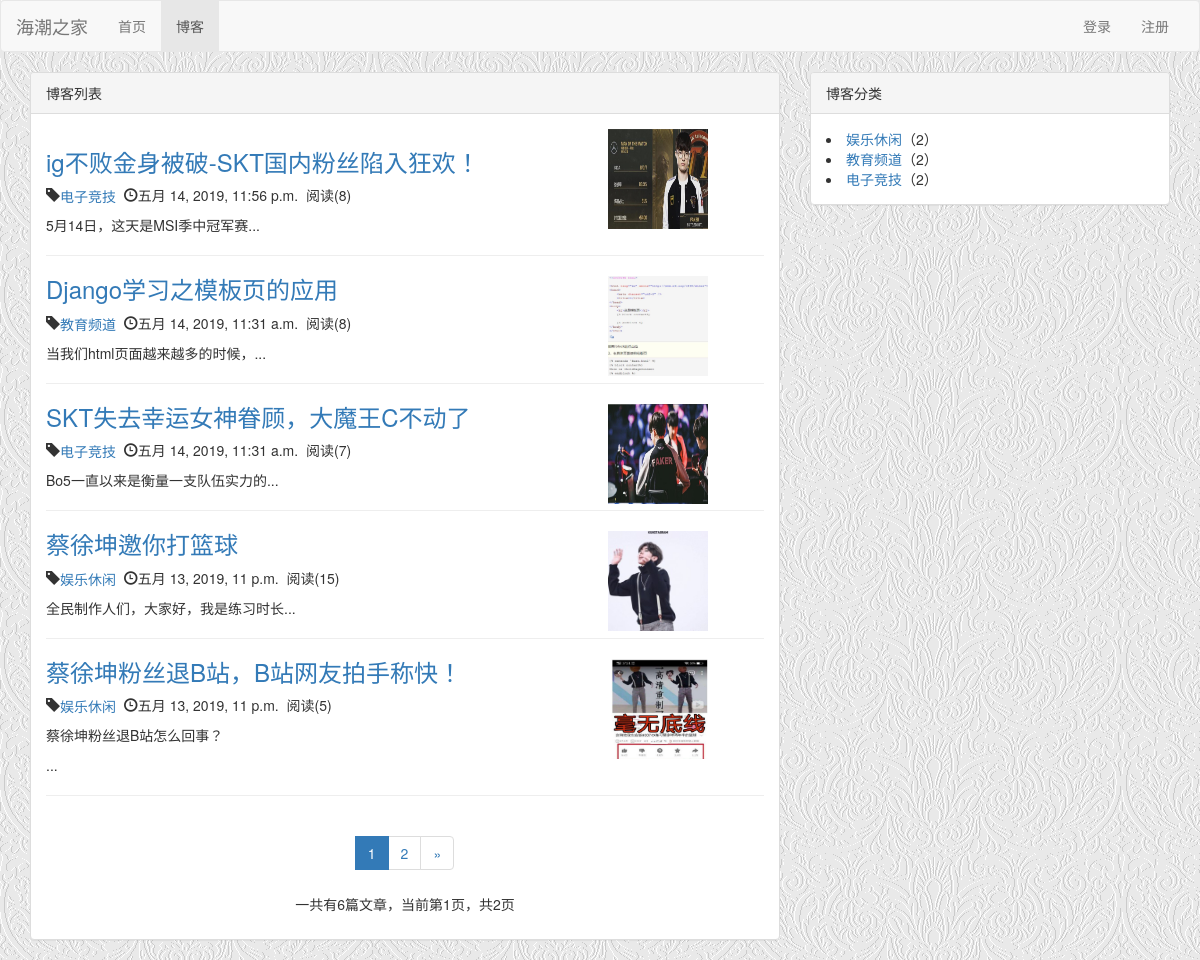
The page /blog/ on the database as committed earlier.
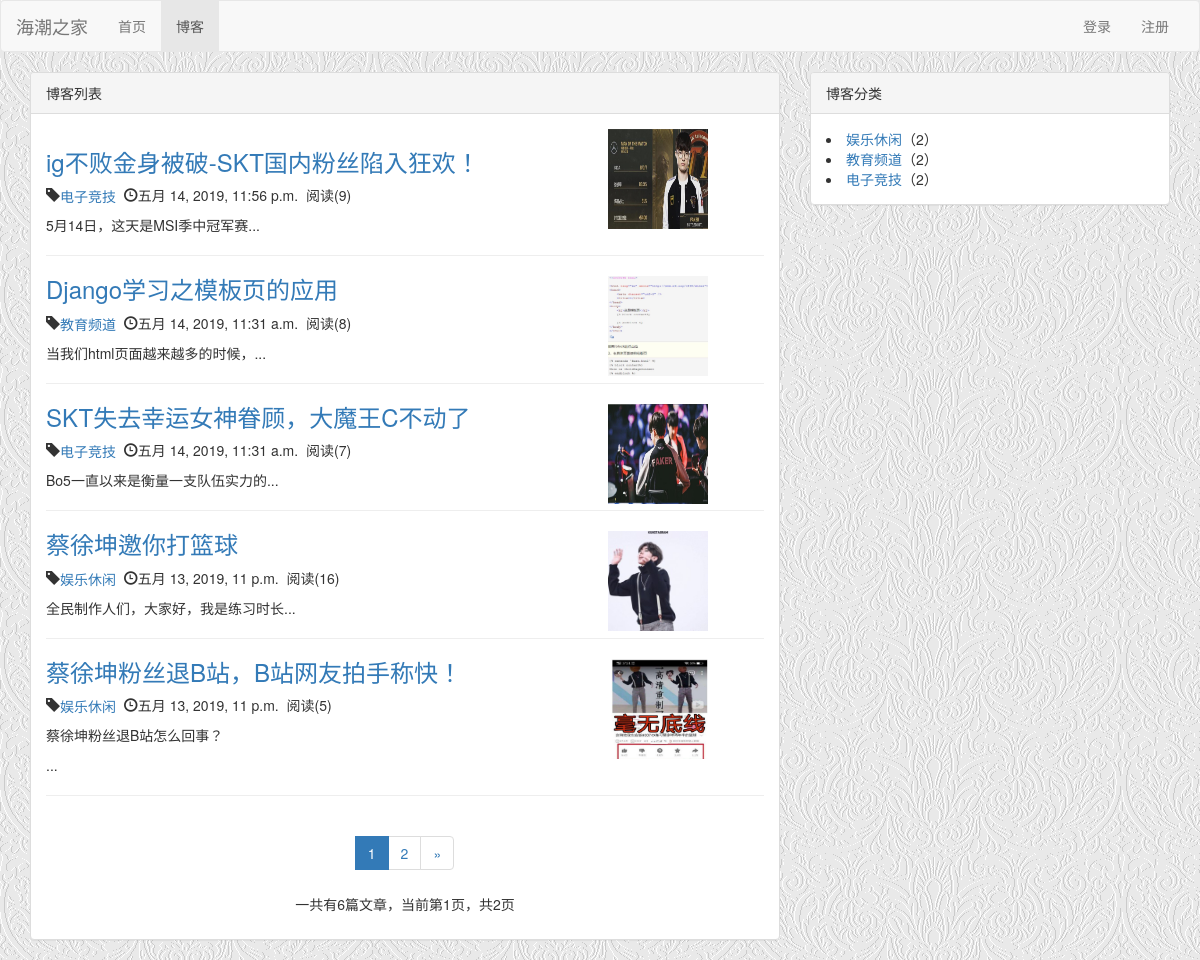
The same page on the database as committed later.
### blog/models.py (models this page shows, shortened)
class Blog(models.Model,ReadNumExtentMethod):
    title=models.CharField(max_length=50)
    content=RichTextUploadingField()
    author=models.ForeignKey(User,on_delete=models.DO_NOTHING)
    blog_type=models.ForeignKey(BlogType,on_delete=models.DO_NOTHING)
    create_time=models.DateTimeField(default=timezone.now())
    image=models.ImageField(default='',upload_to='blog_images')
    def short_content(self):
        return self.content[:20]+'...'
    class Meta:
        ordering=['-create_time']   #按照日期倒序排列

class BlogType(models.Model):
    type_name=models.CharField(max_length=20)
    def __str__(self):
        return self.type_name

### MyStatistics/models.py (models this page shows)
class ReadNum(models.Model):
    read_num=models.IntegerField(default=0)
    content_type=models.ForeignKey(ContentType,on_delete=models.DO_NOTHING,null=True)
    object_id=models.PositiveIntegerField(null=True)
    content_object=GenericForeignKey('content_type','object_id')

### blog/views.py (the view)
# urls.py: path('',views.show),
def show(request):
    blogs=Blog.objects.all()
    paginator=Paginator(blogs,5)  #每5篇进行分页
    page_num=request.GET.get('page',1)  #get请求获取url页面的参数
    page_of_blogs=paginator.get_page(page_num)  #这里还未理解，以后有空回来搞
    blogtype=BlogType.objects.annotate(type_count=Count('blog'))
    'blogtype=BlogType.objects'
    return render(request, "blog.html", {'blogs':page_of_blogs, 'blogtype':blogtype})

### MyStatistics/models.py (called while the page is built)
    def get_read_num(self):
        try:
            ct=ContentType.objects.get_for_model(self)
            readnum=ReadNum.objects.get(content_type=ct,object_id=self.pk)
            return readnum.read_num
        except:
            return 0

### blog/templates/blog.html (shortened to what this page needs)
{% extends "base.html" %}
{% block nav_blog_active %}active{% endblock %}
{% block header %}
    <link rel="stylesheet" href="/static/blog.css">
{% endblock %}
{% block content %}
    <div class="container">
        <div class="row">
            <div class="col-md-8">
                <div class="panel panel-default">
                    <div class="panel-heading">博客列表</div>
                    <div class="panel-body">
                        {% for blog in blogs.object_list %}
                            <div class="pull-right">
                                <img src="{{ blog.image.url }}" class="img-responsive center-block" id="blog_image">
                            </div>
                            <h3><a href="{{ blog.id }}">{{ blog.title }}</a></h3>
                            <p>
                                <span class="glyphicon glyphicon-tag"><a href="type/{{ blog.blog_type_id }}">{{ blog.blog_type }}</a></span>
                                &nbsp;<span class="glyphicon glyphicon-time"></span>{{ blog.create_time }}&nbsp;
                                <span>阅读({{ blog.get_read_num }})</span>
                            </p>
                            {{ blog.short_content |safe }}
                            <br><hr>
                        {% endfor %}
                        <div style="text-align: center">
                          <ul class="pagination">
                            {% for page_num in blogs.paginator.page_range %}
                                {% if page_num == blogs.number %}
                                    <li class="active"><a href="?page={{ page_num }}">{{ page_num }}</a></li>
                                {% else %}
                                    <li><a href="?page={{ page_num }}">{{ page_num }}</a></li>
                                {% endif %}
                            {% endfor %}
                            <li>
                                {% if blogs.has_next %}
                                    <a href="?page={{ blogs.next_page_number }}" aria-label="Next">
                                        <span aria-hidden="true">&raquo;</span>
                                    </a>
                                {% endif %}
                            </li>
                          </ul>
                        <p>一共有{{ blogs.paginator.count }}篇文章，当前第{{ blogs.number }}页，共{{ blogs.paginator.num_pages }}页</p>
                        </div>
                    </div>
                </div>
            </div>
            <div class="col-md-4">
                <div class="panel panel-default">
                    <div class="panel-heading">博客分类</div>
                    <div class="panel-body">
                        {% for type in blogtype %}
                            <li><a href="type/{{ type.id }}">{{ type.type_name }}</a>（{{ type.type_count }}）</li>
                        {% endfor %}
                    </div>
                </div>
            </div>
        </div>
    </div>
{% endblock %}

Rows that differ between the two databases and show on the page:
changed through a linked row, Blog "ig不败金身被破-SKT国内粉丝陷入狂欢！": get_read_num "8" → "9"
changed through a linked row, Blog "蔡徐坤邀你打篮球": get_read_num "15" → "16"
